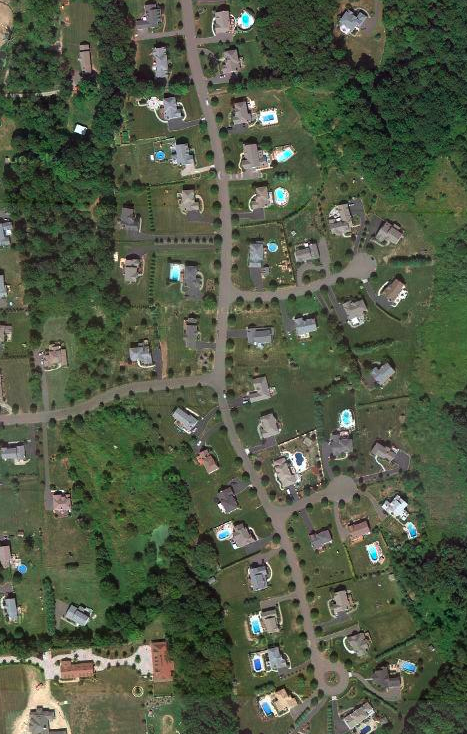
#> input picture Lectures/ext-figures/ny_7.tif, 467 x 734 px
$ jupyter execute --allow-errors 07-Skeletons_solution.ipynb
#> lines starting #> are read from the running program, lines starting #| are printed output that depends on the picture; after the words box and inside, x2 and y2 are one past the last pixel; in counts of white or black regions, pixels touching at a corner belong together
# Exercise for lecture 7

[cell 1]
import numpy as np
import matplotlib.pyplot as plt
import skimage as image

# Working with skeletons in 2D
Analyse the street skeleton using the binary code kernels from the lecture.

Mainly copying from the lecture:
### 1. Load image and segment it

[cell 2]
from skimage.io import imread
from skimage.color import rgb2hsv
from skimage.morphology import opening, closing, disk
from skimage.morphology import label
img = imread('../../Lectures/ext-figures/ny_7.tif')
#> img is the input picture: shape (734, 467, 3); mean R, G, B 81.3, 90.3, 69.4
im_crop = img[250:420:1, 170:280:1]
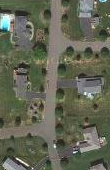
#> im_crop: shape (170, 110, 3); mean R, G, B 98.9, 102, 84.4

fig, (ax1,ax2,ax3) = plt.subplots(1,3, figsize=(15,4))

def thresh_image(in_img):
    v_img = rgb2hsv(in_img)[:, :, 2]
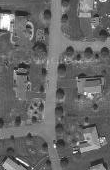
#> v_img: shape (170, 110) float64; min 0.0824, max 1, mean 0.409
    th_img = v_img > 0.4
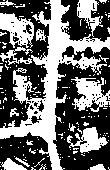
#> th_img: shape (170, 110) bool; 43.1% white; 161 white regions (147 under 20 px), largest, box (x1, y1, x2, y2) and area: (0, 0, 110, 170) 4517, (71, 77, 110, 112) 747, (0, 13, 34, 48) 683
    op_img = opening(th_img, disk(1))
#> op_img: shape (170, 110) bool; 36.6% white; 41 white regions (28 under 20 px), largest, box (x1, y1, x2, y2) and area: (0, 0, 110, 170) 3850, (0, 13, 34, 46) 615, (74, 78, 108, 111) 602
    return op_img


ax1.imshow(im_crop)
ax1.set_title('Aerial Image')

seg_img = thresh_image(im_crop)
ax2.imshow(seg_img,
           cmap='bone')
ax2.set_title('segmented');

lab_img = label(seg_img)
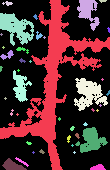
#> lab_img: shape (170, 110) int32; 42 distinct labels, from 0 to 41; one colour per label, 0 black
keep_lab_img = lab_img == 1
#> keep_lab_img: shape (170, 110) bool; 20.6% white; 1 white region, box (x1, y1, x2, y2) and area: (0, 0, 110, 170) 3850
ax3.imshow(keep_lab_img, cmap='bone')
ax3.set_title('Street structure');

### 2. Create the skeleton

[cell 3]
from skimage.morphology import label,skeletonize, medial_axis
from skimage.morphology import thin, erosion


fig, (ax1, ax2, ax3, ax4) = plt.subplots(1, 4, figsize=(20, 7))
ax1.imshow(keep_lab_img, cmap="gray"); ax1.set_title('Segmentation')

thin_image = thin(keep_lab_img, max_iter=1)
#> thin_image: shape (170, 110) bool; 16.3% white; 1 white region, box (x1, y1, x2, y2) and area: (1, 1, 110, 170) 3042
ax2.imshow(thin_image, cmap="gray"); ax2.set_title('Morphologically Thinned')

er_thin_image = opening(thin_image, disk(1))
#> er_thin_image: shape (170, 110) bool; 15.2% white; 7 white regions (4 under 20 px), largest, box (x1, y1, x2, y2) and area: (1, 1, 109, 169) 2676, (78, 57, 97, 65) 92, (27, 109, 34, 117) 32
er_thin_image = label(er_thin_image) == 1
#> er_thin_image: shape (170, 110) bool; 14.3% white; 1 white region, box (x1, y1, x2, y2) and area: (1, 1, 109, 169) 2676
ax3.imshow(er_thin_image, cmap="gray"); ax3.set_title('Opened')

opened_skeleton = medial_axis(er_thin_image, return_distance=False)
#> opened_skeleton: shape (170, 110) bool; 2.3% white in thin lines or dots
ax4.imshow(opened_skeleton, cmap="gray"); ax4.set_title('Thinned/Opened Skeleton');

### 3. Prune it using the width criterion

#### Split into segments and label them

[cell 4]
from scipy.ndimage import convolve
from scipy.ndimage import distance_transform_edt


fig, ( ax1, ax3,ax2) = plt.subplots(1, 3, figsize=(18, 7))
ax1.imshow(opened_skeleton)
ax1.set_title('Skeleton')

neighbor_conv = convolve(opened_skeleton.astype(int), np.ones((3, 3)))
#> neighbor_conv: shape (170, 110) int64; 6 distinct labels, from 0 to 5
ax3.imshow(neighbor_conv,
                   cmap='nipy_spectral',
                   vmin=1, vmax=4,
                   interpolation='none' )
neighbor_conv[~opened_skeleton] = 0
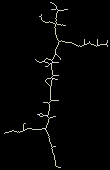
#> neighbor_conv: shape (170, 110) int64; 4 distinct labels, from 0 to 4; one colour per label, 0 black
j_img = ax2.imshow(neighbor_conv,
                   cmap='nipy_spectral',
                   vmin=1, vmax=4,
                   interpolation='none')
plt.colorbar(j_img)
ax2.set_title('Junction Count');

#### Measure  segment thickness

[cell 5]
fig, (ax1, ax2) = plt.subplots(1, 2, figsize=(20, 6))

lab_seg = label(neighbor_conv == 3)
#> lab_seg: shape (170, 110) int32; 49 distinct labels, from 0 to 48

dist_map = distance_transform_edt(keep_lab_img)

label_width_img = np.zeros_like(lab_seg)
for i in np.unique(lab_seg[lab_seg > 0]):
    label_width_img[lab_seg == i] = np.max(dist_map[lab_seg == i])
#> this loop made 48 passes
#> label_width_img: shape (170, 110) int32; 10 distinct labels, from 0 to 10

ax1.hist(label_width_img[label_width_img > 0])
ax1.set_title('Segment Maximum Width')


ll_ax = ax2.imshow(label_width_img, cmap='jet')
ax2.set_title('Segment Maximum Width'); plt.colorbar(ll_ax);
#> figure, not shown here; panel 1: tallest bar 118 high, from x = 4.4 to 5.2

[cell 6]
width_skeleton =  (label_width_img > 4.5) \
                + (neighbor_conv == 2) \
                + (neighbor_conv > 3)
#> width_skeleton: shape (170, 110) bool; 1.9% white in thin lines or dots
width_skeleton = label(width_skeleton) == 1
#> width_skeleton: shape (170, 110) bool; 1.7% white in thin lines or dots, all inside (x1, y1, x2, y2) = (4, 2, 86, 168)

plt.imshow(width_skeleton);

3. Convolve skeleton by 4- and 8-connected masks.

[cell 7]
fig, (ax1,ax2) = plt.subplots(1, 2, figsize=(15, 9))
n_crop = neighbor_conv[50:90, 40:60]
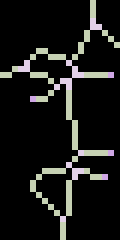
#> n_crop: shape (40, 20) int64 (shown 6 times larger); 4 distinct labels, from 0 to 4; one colour per label, 0 black

neighbor_j4 = convolve(opened_skeleton[50:90, 40:60].astype(int), np.array([[0,1,0],[2,16,4],[0,8,0]]))
neighbor_j8 = convolve(opened_skeleton[50:90, 40:60].astype(int), np.array([[1,2,4],[8,256,16],[32,64,128]]))
ax1.imshow(neighbor_j4)

ax2.imshow(neighbor_j8)

4. Extract skeleton from resulting image

[cell 8]
fig, (ax1,ax2) = plt.subplots(1, 2, figsize=(15, 9))
n_crop = neighbor_conv[50:90, 40:60]

neighbor_j4 = convolve(opened_skeleton.astype(int), np.array([[0,1,0],[2,16,4],[0,8,0]])) * opened_skeleton
#> neighbor_j4: shape (170, 110) int64; 12 distinct labels, from 0 to 28
neighbor_j8 = convolve(opened_skeleton.astype(int), np.array([[1,2,4],[8,256,16],[32,64,128]])) * opened_skeleton
#> neighbor_j8: shape (170, 110) int64; 47 distinct labels, from 0 to 450
ax1.imshow(neighbor_j4)

ax2.imshow(neighbor_j8)

## Task
### 1. Identify directions of end points.
The end points are identified by specific combinations for 4- and 8-connected neighborhods
#### 4-connected
The endpoints have the following codes:
- Up - 24
- Down - 17
- Left - 20
- Right - 18

[cell 9]
fig, (ax1,ax2,ax3,ax4) = plt.subplots(1,4,figsize=(15,5))

ax1.imshow(neighbor_j4 ==24), ax1.set_title('Up');
ax2.imshow((neighbor_j4 ==17)), ax2.set_title('Down');
ax3.imshow(neighbor_j4 ==20), ax3.set_title('Left');
ax4.imshow((neighbor_j4 ==18)), ax4.set_title('Right');

[cell 10]
fig, (ax1) = plt.subplots(1, 1, figsize=(5,10), dpi=100)
ax1.imshow(im_crop)
j_name = {16: 'dangling point', 24 : 'Down',
          17: 'Up', 20: 'Right', 18: 'Left'}
for j_count in np.unique(neighbor_j4[neighbor_j4 > 0]):
    if j_count in j_name :
        y_c, x_c = np.where(neighbor_j4 == j_count)
        ax1.plot(x_c, y_c, 's',
             label=j_name.get(j_count, 'unknown'),
             markersize=5)
#> this loop made 11 passes
#> j_count on passes 1 to 11: 16, 17, 18, 19, 20, 21, 22, 24, 25, 26, 28

leg = ax1.legend(shadow=True, fancybox=True, frameon=True)
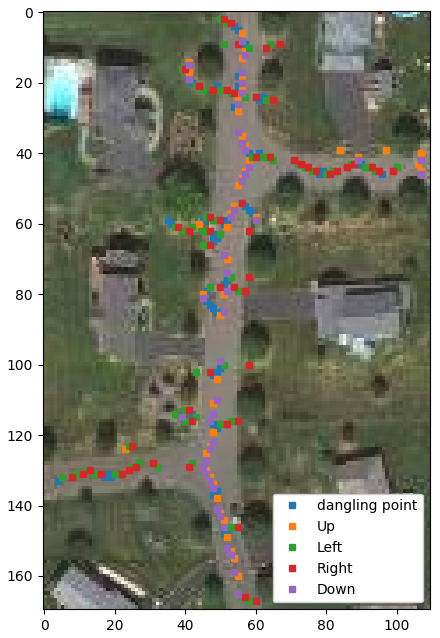
#> figure drawn by matplotlib, 1 panel

We can here see that the 4-connected neighborhood detects much more that only end points. It also sees every time the skeleton makes a turn.

#### 8-connected
This case also allows the diagonals

The endpoints have the following codes:
- Up - 320
- Down - 258
- Left - 272
- Right - 264

[cell 11]
fig, (ax1,ax2,ax3,ax4) = plt.subplots(1,4,figsize=(15,5))

ax1.imshow(neighbor_j8 == 320), ax1.set_title('Down');
ax2.imshow(neighbor_j8 == 258), ax2.set_title('Down');
ax3.imshow(neighbor_j8 == 272), ax3.set_title('Right');
ax4.imshow(neighbor_j8 == 264), ax4.set_title('Left');

[cell 12]
fig, (ax1) = plt.subplots(1, 1, figsize=(5,10), dpi=100)
ax1.imshow(opened_skeleton)
j_name = {256: 'dangling point', 320: 'S', 258: 'N',
          272: 'W', 264: 'E',
          257 : 'NW', 288 : 'SW',
          260 : 'NE', 384 : 'SE'}
for j_count in np.unique(neighbor_j8[neighbor_j8 > 0]):
    if j_count in j_name :
        y_c, x_c = np.where(neighbor_j8 == j_count)
        ax1.plot(x_c, y_c, 's',
             label=j_name.get(j_count, 'unknown'),
             markersize=5)
#> this loop made 46 passes
#> (j_count, y_c, x_c) on passes 1, 2, 4, 7, 12, 22: (257, [59], [35]), (258, [14, 39, 39, 40, 41], [41, 84, 97, 107, 89]), (264, [2, 9, 16, 66, 102, 114], [50, 51, 39, 45, 43, 37]), (272, [9, 25, 62, 75, 79, 100, 116, 123, 146, 167], [67, 65, 58, 58, 57, 58, 55, 25, 55, 60]), (288, [133], [4]), (320, [46, 59], [107, 60])
#> j_count on passes 3, 5, 6, 8, 9, 10: 261, 268, 269, 273, 280, 281

leg = ax1.legend(shadow=True, fancybox=True, frameon=True)

### 2. Count how many different junction points there are.
We two type of junctions: X and Y

#### X-junctions
There are only two types of X junctions.

[cell 13]
junctions = []
junctions.append([[0,1,0],[1,1,1],[0,1,0]])
junctions.append([[1,0,1],[0,1,0],[1,0,1]])

# Let's modify the mask a bit to fit our purpose
mask=np.array([ [1,     2,  4],
                [128, 256,  8],
                [64,   32, 16]])
jcodes = []
fig, axes = plt.subplots(1,2,figsize=(8,4))

for ax,junction in zip(axes.flat,junctions[:2]) :
    ax.imshow(junction)
    jcodes.append((np.array(junction)*mask).sum())
    ax.set_title('Junction code: {}'.format(jcodes[-1]))

#### Simple Y-junctions
The simple Y-junctions only connect in with a single pixel in each direction. We start giving some combinations here.

[cell 14]
junctions.append([[0,1,0],
                  [0,1,0],
                  [1,0,1]])
junctions.append([[1,0,1],
                  [0,1,0],
                  [0,1,0]])
junctions.append([[0,0,1],
                  [1,1,0],
                  [0,0,1]])
junctions.append([[1,0,0],
                  [0,1,1],
                  [1,0,0]])

junctions.append([[0,1,0],
                  [1,1,1],
                  [0,0,0]])
junctions.append([[0,0,0],
                  [1,1,1],
                  [0,1,0]])
junctions.append([[0,1,0],
                  [1,1,0],
                  [0,1,0]])
junctions.append([[0,1,0],
                  [0,1,1],
                  [0,1,0]])

junctions.append([[1,0,0],
                  [0,1,1],
                  [0,1,0]])
junctions.append([[0,0,1],
                  [1,1,0],
                  [0,1,0]])
junctions.append([[0,1,0],
                  [1,1,0],
                  [0,0,1]])
junctions.append([[0,1,0],
                  [0,1,1],
                  [1,0,0]])

fig, axes = plt.subplots(3,4,figsize=(12,12))

for ax,junction in zip(axes.flat,junctions[2:]) :
    ax.imshow(junction)
    jcodes.append((np.array(junction)*mask).sum())
    ax.set_title('Junction code: {}'.format(jcodes[-1]))
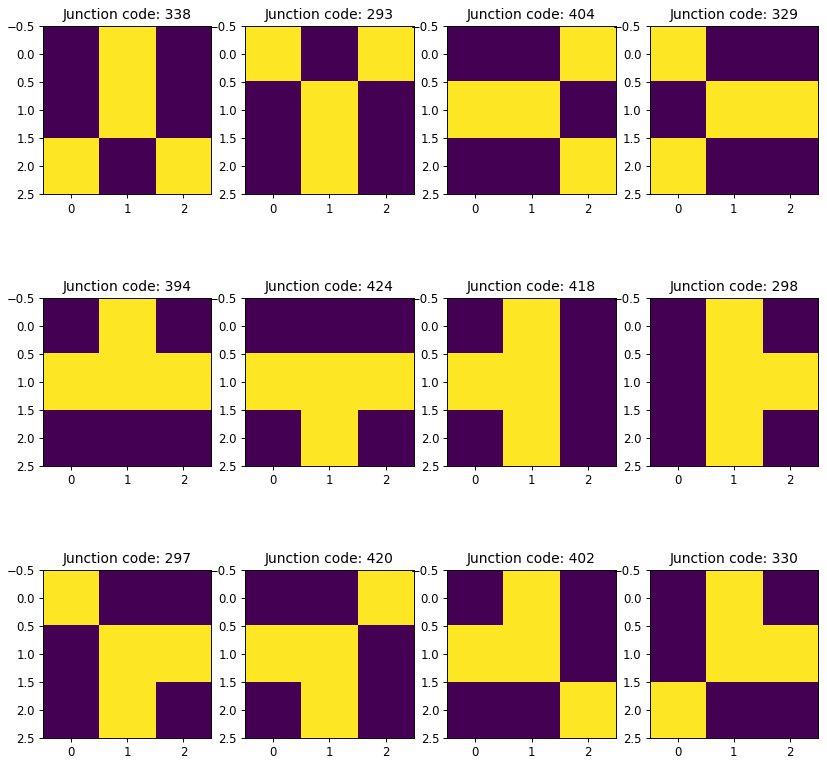
#> figure drawn by matplotlib, 12 panels

As you see, these are only subset of all combinations leading to a 3-way junctions.
If you like you can do the analysis based this subset

#### Complicated Y-junctions (advanced)
Thing get more complicated and we would need a long look-up table to cover all possible combinations that also include several pixels leading to the same branch. What we could do instead is to write a function that counts the number of bit flips which is directly related to the number of branches. This is done as a state machine that iterates over the bit positions in neighborhood code.

[cell 15]
def countBranches(x) :
    if 255<x :
        x = x & 255 # mask out the center pixel
    else :
        return 0

    cnt = 0
    prev_state    = (x & 128) >>7  #

    for i in range(8) :
        current_state = x & 1   #  look at the lowest bit
        if (current_state != prev_state) and current_state == 1 :
            cnt +=1
    #    print("x:{0:08b}, cnt:{1} ({2}->{3})".format(x,cnt, prev_state, current_state))
        prev_state = current_state
        x = x >> 1


    return cnt

# Lets do some tests:
for code in jcodes :
    print(code,countBranches(code))

### Count different pixel constellations

[cell 16]
coded_neighbors = convolve(opened_skeleton.astype(int), mask) * opened_skeleton
#> coded_neighbors: shape (170, 110) int64; 47 distinct labels, from 0 to 456

cnt = np.zeros(5)
lbls = ['background','end point','segment','3-way','4-way']

for pixel in coded_neighbors[coded_neighbors !=0].flat :
    branches = countBranches(pixel)
    if branches<5 :
        cnt[branches]+=1
#> this loop made 423 passes
#> (pixel, branches) on passes 1 to 3: (384, 1), (265, 2), (400, 2)
#> after the loop, cnt = [0, 25, 369, 29, 0]

plt.bar(lbls,cnt);
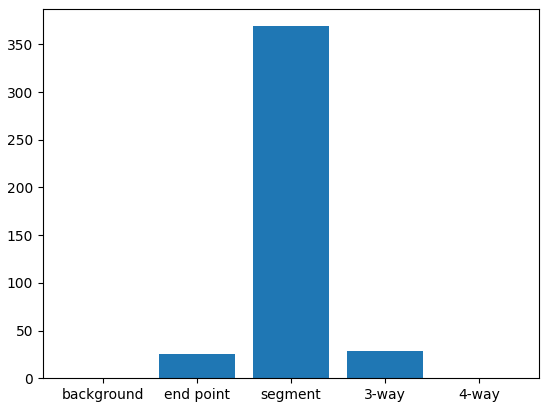
#> figure drawn by matplotlib, 1 panel; tallest bar 369 high, from x = 1.6 to 2.4

### 3. What happens to the codes at the loop in the lower
Look at coordinated [110:120,36:45]

[cell 17]
import seaborn as sns
fig,(ax1,ax2) = plt.subplots(1,2,figsize=(12,6))
cimg = coded_neighbors[110:120,36:45]
sns.heatmap(cimg, annot=True, fmt="d", ax=ax1, cbar=False)
counter_img = np.zeros(cimg.shape)

for j_count in np.unique(cimg[cimg > 0]):

    y_c, x_c = np.where(cimg == j_count)
    for y,x in zip(y_c,x_c) :
        counter_img[y,x]=countBranches(cimg[y,x])
#> this loop made 11 passes
#> (j_count, y_c, x_c) on passes 1 to 11: (265, [3], [5]), (273, [4], [6]), (305, [5], [3]), (328, [6], [6]), (330, [4], [3]), (384, [4], [1]), (388, [3], [4]), (392, [5, 6], [8, 5]), (393, [4], [2]), (400, [6], [4]), (404, [5], [7])

sns.heatmap(counter_img, annot=True, ax=ax2, cbar=False);
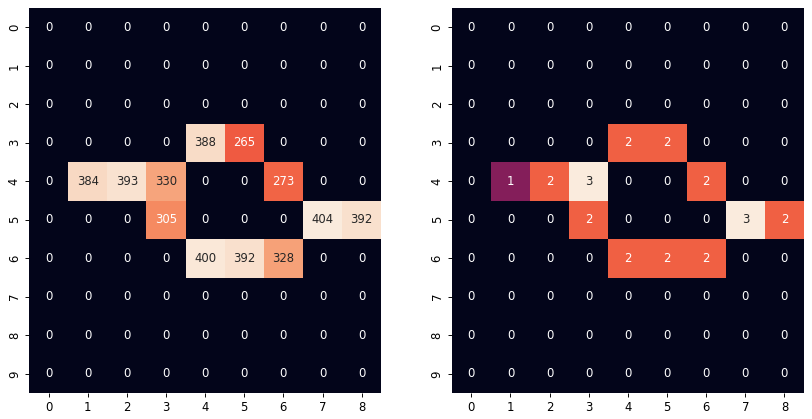
#> figure drawn by matplotlib, 2 panels
